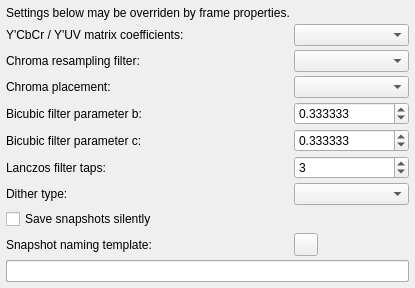
<?xml version="1.0" encoding="UTF-8"?>
<ui version="4.0">
 <class>PreviewAdvancedSettingsDialog</class>
 <widget class="QDialog" name="PreviewAdvancedSettingsDialog">
  <property name="geometry">
   <rect>
    <x>0</x>
    <y>0</y>
    <width>364</width>
    <height>181</height>
   </rect>
  </property>
  <property name="windowTitle">
   <string>Preview Settings</string>
  </property>
  <layout class="QGridLayout" name="gridLayout">
   <property name="leftMargin">
    <number>6</number>
   </property>
   <property name="topMargin">
    <number>6</number>
   </property>
   <property name="rightMargin">
    <number>6</number>
   </property>
   <property name="bottomMargin">
    <number>6</number>
   </property>
   <property name="spacing">
    <number>4</number>
   </property>
   <item row="0">
    <widget class="QLabel" name="label_text">
     <property name="text">
      <string>Settings below may be overriden by frame properties.</string>
     </property>
    </widget>
   </item>
   <item row="4" column="0">
    <widget class="QLabel" name="label_4">
     <property name="text">
      <string>Bicubic filter parameter b:</string>
     </property>
    </widget>
   </item>
   <item row="1" column="1">
    <widget class="QComboBox" name="yuvMatrixCoefficientsComboBox"/>
   </item>
   <item row="3" column="1">
    <widget class="QComboBox" name="chromaPlacementComboBox"/>
   </item>
   <item row="2" column="1">
    <widget class="QComboBox" name="chromaResamplingFilterComboBox"/>
   </item>
   <item row="2" column="0">
    <widget class="QLabel" name="label_2">
     <property name="text">
      <string>Chroma resampling filter:</string>
     </property>
    </widget>
   </item>
   <item row="1" column="0">
    <widget class="QLabel" name="label">
     <property name="text">
      <string>Y'CbCr / Y'UV matrix coefficients:</string>
     </property>
    </widget>
   </item>
   <item row="3" column="0">
    <widget class="QLabel" name="label_3">
     <property name="text">
      <string>Chroma placement:</string>
     </property>
    </widget>
   </item>
   <item row="6" column="0">
    <widget class="QLabel" name="label_6">
     <property name="text">
      <string>Lanczos filter taps:</string>
     </property>
    </widget>
   </item>
   <item row="5" column="0">
    <widget class="QLabel" name="label_5">
     <property name="text">
      <string>Bicubic filter parameter c:</string>
     </property>
    </widget>
   </item>
   <item row="5" column="1">
    <widget class="QDoubleSpinBox" name="bicubicFilterParameterCSpinBox">
     <property name="decimals">
      <number>6</number>
     </property>
     <property name="minimum">
      <double>-100000.000000000000000</double>
     </property>
     <property name="maximum">
      <double>100000.000000000000000</double>
     </property>
     <property name="singleStep">
      <double>0.000001000000000</double>
     </property>
     <property name="value">
      <double>0.333333000000000</double>
     </property>
    </widget>
   </item>
   <item row="4" column="1">
    <widget class="QDoubleSpinBox" name="bicubicFilterParameterBSpinBox">
     <property name="decimals">
      <number>6</number>
     </property>
     <property name="minimum">
      <double>-100000.000000000000000</double>
     </property>
     <property name="maximum">
      <double>100000.000000000000000</double>
     </property>
     <property name="singleStep">
      <double>0.000001000000000</double>
     </property>
     <property name="value">
      <double>0.333333000000000</double>
     </property>
    </widget>
   </item>
   <item row="10" column="0" colspan="2">
    <layout class="QHBoxLayout" name="horizontalLayout">
     <item>
      <widget class="QPushButton" name="okButton">
       <property name="text">
        <string>OK</string>
       </property>
       <property name="autoDefault">
        <bool>true</bool>
       </property>
      </widget>
     </item>
     <item>
      <widget class="QPushButton" name="applyButton">
       <property name="text">
        <string>Apply</string>
       </property>
      </widget>
     </item>
     <item>
      <widget class="QPushButton" name="resetToDefaultButton">
       <property name="text">
        <string>Reset to default</string>
       </property>
      </widget>
     </item>
     <item>
      <widget class="QPushButton" name="cancelButton">
       <property name="text">
        <string>Cancel</string>
       </property>
      </widget>
     </item>
    </layout>
   </item>
   <item row="7" column="0">
    <widget class="QLabel" name="label_dither">
     <property name="text">
      <string>Dither type:</string>
     </property>
    </widget>
   </item>
   <item row="7" column="1">
    <widget class="QComboBox" name="ditherTypeComboBox"/>
   </item>
   <item row="6" column="1">
    <widget class="QSpinBox" name="lanczosFilterTapsSpinBox">
     <property name="minimum">
      <number>2</number>
     </property>
     <property name="maximum">
      <number>4096</number>
     </property>
     <property name="value">
      <number>3</number>
     </property>
    </widget>
   </item>
   <item row="8" column="0">
    <widget class="QCheckBox" name="silentSnapshotCheckBox">
     <property name="text">
      <string>Save snapshots silently</string>
     </property>
    </widget>
   </item>
   <item row="9" column="0">
    <widget class="QLabel" name="snapshotTemplateLabel">
     <property name="text">
      <string>Snapshot naming template: </string>
     </property>
    </widget>
   </item>
   <item row="9" column="1">
    <widget class="QToolButton" name="argumentsHelpButton">
     <property name="text">
     </property>
     <property name="icon">
      <iconset resource="../../../resources/vsedit.qrc">
      <normaloff>:/information.png</normaloff>:/information.png</iconset>
     </property>
    </widget>
   </item>
   <item row="10" column="0" colspan="2">
    <widget class="QLineEdit" name="saveSnapshotTemplateLineEdit">
    </widget>
   </item>
  </layout>
 </widget>
 <resources/>
 <connections/>
</ui>
